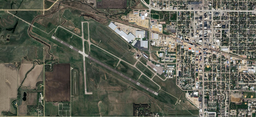
#> input picture sample.png, 256 x 117 px, shrunk from 1422 x 648 before the run
$ python Program.py
#> lines starting #> are read from the running program, lines starting #| are printed output that depends on the picture
### RoadDetect.py
from skimage import color, io
import numpy as np
import matplotlib.pyplot as plt
import cv2 as cv

# [7 lines left out: function ToUint8, not called in this run]

def ChannelSplit(img):

    imgR= 1 * img
    imgG= 1 * img
    imgB= 1 * img

    imgR[:,:,1] = 0
    imgR[:,:,2] = 0

    imgG[:,:,0] = 0
    imgG[:,:,2] = 0

    imgB[:,:,0] = 0
    imgB[:,:,1] = 0


    return imgR, imgG, imgB

def CalMean(img):
    mean = np.mean(img)
    return mean


# [29 lines left out: function meanFilter, not called in this run]


### Program.py
#% Modules
from skimage import color, io
import numpy as np
import matplotlib.pyplot as plt
from matplotlib.image import imsave
from scipy.sparse import  spdiags
from scipy.sparse import eye as speye
from scipy.sparse import kron as spkron
import cv2 as cv

from RoadDetect import *
# from scipy.sparse.linalg import spsolve

def DisplayImage(img, num):
   plt.figure(num)
   plt.imshow(img)
   plt.axis('off')
   plt.show()
   return num+1

def SaveImg(img, name):
   newImg=np.uint8(img)
   io.imsave(name, newImg)


def ImageInput(path):
#> called with path = 'sample.png'
   img = io.imread(path)
#> img is the input picture: shape (117, 256, 4); mean R, G, B, A 95.7, 96.9, 84.8, 255
   if (np.ndim(img)==3):
      if (img.shape[2]==4) :
         img=img[:,:,[0,1,2]]  # 4 channel image to 3 channel
#> img: shape (117, 256, 3)
      else:
         imgGray=img
         return imgGray
   return img

def ToUint8(target):
    maxVal=np.max(target)
    minVal=np.min(target)
    rng=maxVal-minVal
    newImg= 255*(target-minVal)/rng    # rescales to 0 to 255,  but still a floating point # between 0 and 255
    newImg=np.uint8(newImg);     # Converts the float to uint8
    return newImg


# =================================
# Main script
# get the image from file
figureOrder = 1

COLORCHANNEL = {
    'R': 0,
    'G': 1,
    'B': 2
}

img1 = ImageInput(path='sample.png')  # read in image  (it is RGB)

# img1 = meanFilter(img1, 3)
img1 = cv.GaussianBlur(img1, (5, 5), 5)
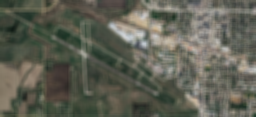
#> img1: shape (117, 256, 3); mean R, G, B 95.6, 96.8, 84.7


figureOrder = DisplayImage(img1, figureOrder)
#> figureOrder = 2


R, G, B = ChannelSplit(img1)
#> in ChannelSplit, `imgB[:,:,1] = 0`:
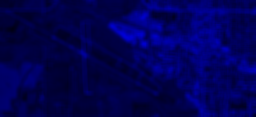
#> imgB: shape (117, 256, 3); mean R, G, B 0, 0, 84.7

#%%
RG = R + G
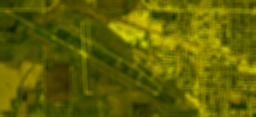
#> RG: shape (117, 256, 3); mean R, G, B 95.6, 96.8, 0
RB = R + B
GB = G + B

RRG = RG + R
RRB = RB + R + B/2
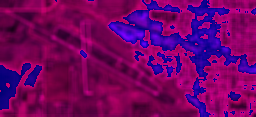
#> RRB: shape (117, 256, 3) float64; mean R, G, B 142.5, 0, 127.1; drawn with min black and max white

RRB = ToUint8(RRB)
#> in ToUint8, `maxVal=np.max(target)`: maxVal = 321
#> in ToUint8, `minVal=np.min(target)`: minVal = 0
#> in ToUint8, `rng=maxVal-minVal`: rng = 321

figureOrder = DisplayImage(RRG, figureOrder)
#> figureOrder = 3
figureOrder = DisplayImage(RRB, figureOrder)
#> figureOrder = 4

SaveImg(RRG, 'RRG.png')
SaveImg(RRB, 'RRG.png')

def ColorDrop(img, colorchannel=0, threshold=0.5):
#> called with colorchannel = 0, threshold = 0.5
   for i in range(img1.shape[0]):
    for j in range(img1.shape[1]):
        if img[i, j, colorchannel] > 0:
            img[i, j, colorchannel] = img[i, j, colorchannel]*threshold


def EdgeMarker(img, markedMap):
    for i in range(markedMap.shape[0]):
        for j in range(markedMap.shape[1]):
            if markedMap[i, j] > 0:
                img[i, j, 0] = 255
                img[i, j, 1] = 0
                img[i, j, 2] = 0

ColorDrop(RRG, COLORCHANNEL['R'], 0.5)
ColorDrop(RRB, COLORCHANNEL['B'], 0.5)
#> call 2 of ColorDrop, with colorchannel = 2, threshold = 0.5
#> after the loop in ColorDrop (call 2), `for i in range(img1.shape[0]):`:
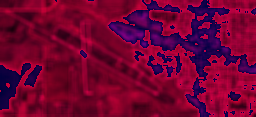
#> img: shape (117, 256, 3); mean R, G, B 112.7, 0, 50

RRG = cv.Canny(RRG, 100, 200, 3)
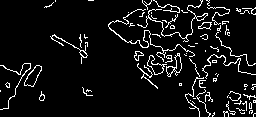
#> RRG: shape (117, 256); 7.3% white in thin lines or dots
RRB = cv.Canny(RRB, 100, 200, 3)
#> RRB: shape (117, 256); 13.7% white in thin lines or dots

img1_Rmarked = img1.copy()
img1_Bmarked = img1.copy()

EdgeMarker(img1_Rmarked, RRG)
EdgeMarker(img1_Bmarked, RRB)
#> after the loop in EdgeMarker (call 2), `for i in range(markedMap.shape[0]):`:
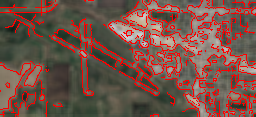
#> img: shape (117, 256, 3); mean R, G, B 115.8, 82, 71.5


figureOrder = DisplayImage(RRG, figureOrder)
#> figureOrder = 5
figureOrder = DisplayImage(img1_Rmarked, figureOrder)
#> figureOrder = 6
figureOrder = DisplayImage(img1_Bmarked, figureOrder)
#> figureOrder = 7


# SaveImg(output, 'Result\Airport.png')

$ run again, with colorful.jpg saved as sample.png
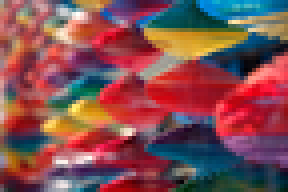
#> input picture colorful.jpg, 72 x 48 px, shrunk from 400 x 267 before the run (shown 4 times larger)
#> in ImageInput, img is the input picture: shape (48, 72, 3); mean R, G, B 130.9, 78, 81.5
#> `figureOrder = DisplayImage(img1, figureOrder)`: figureOrder = 2
#> maxVal = 310.5
#> minVal = 0
#> rng = 310.5
#> `figureOrder = DisplayImage(RRG, figureOrder)`: figureOrder = 3
#> `figureOrder = DisplayImage(RRB, figureOrder)`: figureOrder = 4
#> `RRG = cv.Canny(RRG, 100, 200, 3)`:
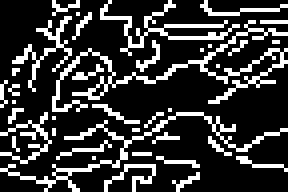
#> RRG: shape (48, 72) (shown 4 times larger); 21.6% white in thin lines or dots
#> after the loop in EdgeMarker (call 2), `for i in range(markedMap.shape[0]):`:
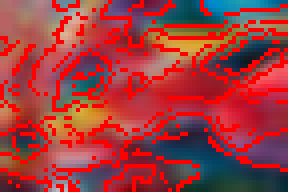
#> img: shape (48, 72, 3) (shown 4 times larger); mean R, G, B 159, 59.3, 62.6
#> `figureOrder = DisplayImage(RRG, figureOrder)`: figureOrder = 5
#> `figureOrder = DisplayImage(img1_Rmarked, figureOrder)`: figureOrder = 6
#> `figureOrder = DisplayImage(img1_Bmarked, figureOrder)`: figureOrder = 7
